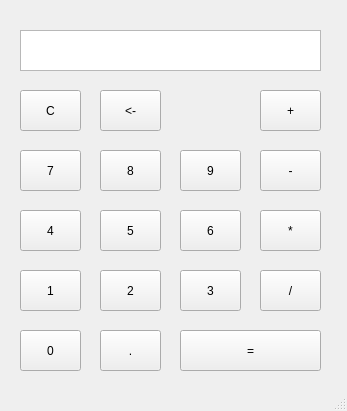
<?xml version="1.0" encoding="UTF-8"?>
<ui version="4.0">
 <class>MainWindow</class>
 <widget class="QMainWindow" name="MainWindow">
  <property name="geometry">
   <rect>
    <x>0</x>
    <y>0</y>
    <width>347</width>
    <height>411</height>
   </rect>
  </property>
  <property name="windowTitle">
   <string>Calculator Qt</string>
  </property>
  <property name="layoutDirection">
   <enum>Qt::LeftToRight</enum>
  </property>
  <widget class="QWidget" name="centralwidget">
   <widget class="QTextEdit" name="textEdit">
    <property name="geometry">
     <rect>
      <x>20</x>
      <y>30</y>
      <width>301</width>
      <height>41</height>
     </rect>
    </property>
    <property name="font">
     <font>
      <pointsize>12</pointsize>
     </font>
    </property>
    <property name="cursor" stdset="0">
     <cursorShape>ArrowCursor</cursorShape>
    </property>
    <property name="layoutDirection">
     <enum>Qt::LeftToRight</enum>
    </property>
    <property name="frameShape">
     <enum>QFrame::StyledPanel</enum>
    </property>
    <property name="readOnly">
     <bool>true</bool>
    </property>
    <property name="html">
     <string>&lt;!DOCTYPE HTML PUBLIC &quot;-//W3C//DTD HTML 4.0//EN&quot; &quot;http://www.w3.org/TR/REC-html40/strict.dtd&quot;&gt;
&lt;html&gt;&lt;head&gt;&lt;meta name=&quot;qrichtext&quot; content=&quot;1&quot; /&gt;&lt;style type=&quot;text/css&quot;&gt;
p, li { white-space: pre-wrap; }
&lt;/style&gt;&lt;/head&gt;&lt;body style=&quot; font-family:'MS Shell Dlg 2'; font-size:12pt; font-weight:400; font-style:normal;&quot;&gt;
&lt;p align=&quot;right&quot; style=&quot;-qt-paragraph-type:empty; margin-top:15px; margin-bottom:0px; margin-left:0px; margin-right:0px; -qt-block-indent:0; text-indent:0px; font-family:'MS Shell Dlg 2'; font-size:7.8pt;&quot;&gt;&lt;br /&gt;&lt;/p&gt;&lt;/body&gt;&lt;/html&gt;</string>
    </property>
   </widget>
   <widget class="QPushButton" name="pushButton_clear">
    <property name="geometry">
     <rect>
      <x>20</x>
      <y>90</y>
      <width>61</width>
      <height>41</height>
     </rect>
    </property>
    <property name="text">
     <string>C</string>
    </property>
   </widget>
   <widget class="QPushButton" name="pushButton_backspace">
    <property name="geometry">
     <rect>
      <x>100</x>
      <y>90</y>
      <width>61</width>
      <height>41</height>
     </rect>
    </property>
    <property name="text">
     <string>&lt;-</string>
    </property>
   </widget>
   <widget class="QPushButton" name="pushButton_number7">
    <property name="geometry">
     <rect>
      <x>20</x>
      <y>150</y>
      <width>61</width>
      <height>41</height>
     </rect>
    </property>
    <property name="text">
     <string>7</string>
    </property>
   </widget>
   <widget class="QPushButton" name="pushButton_number8">
    <property name="geometry">
     <rect>
      <x>100</x>
      <y>150</y>
      <width>61</width>
      <height>41</height>
     </rect>
    </property>
    <property name="text">
     <string>8</string>
    </property>
   </widget>
   <widget class="QPushButton" name="pushButton_number9">
    <property name="geometry">
     <rect>
      <x>180</x>
      <y>150</y>
      <width>61</width>
      <height>41</height>
     </rect>
    </property>
    <property name="text">
     <string>9</string>
    </property>
   </widget>
   <widget class="QPushButton" name="pushButton_number4">
    <property name="geometry">
     <rect>
      <x>20</x>
      <y>210</y>
      <width>61</width>
      <height>41</height>
     </rect>
    </property>
    <property name="text">
     <string>4</string>
    </property>
   </widget>
   <widget class="QPushButton" name="pushButton_number5">
    <property name="geometry">
     <rect>
      <x>100</x>
      <y>210</y>
      <width>61</width>
      <height>41</height>
     </rect>
    </property>
    <property name="text">
     <string>5</string>
    </property>
   </widget>
   <widget class="QPushButton" name="pushButton_number6">
    <property name="geometry">
     <rect>
      <x>180</x>
      <y>210</y>
      <width>61</width>
      <height>41</height>
     </rect>
    </property>
    <property name="text">
     <string>6</string>
    </property>
   </widget>
   <widget class="QPushButton" name="pushButton_number1">
    <property name="geometry">
     <rect>
      <x>20</x>
      <y>270</y>
      <width>61</width>
      <height>41</height>
     </rect>
    </property>
    <property name="text">
     <string>1</string>
    </property>
   </widget>
   <widget class="QPushButton" name="pushButton_number2">
    <property name="geometry">
     <rect>
      <x>100</x>
      <y>270</y>
      <width>61</width>
      <height>41</height>
     </rect>
    </property>
    <property name="text">
     <string>2</string>
    </property>
   </widget>
   <widget class="QPushButton" name="pushButton_number3">
    <property name="geometry">
     <rect>
      <x>180</x>
      <y>270</y>
      <width>61</width>
      <height>41</height>
     </rect>
    </property>
    <property name="text">
     <string>3</string>
    </property>
   </widget>
   <widget class="QPushButton" name="pushButton_div">
    <property name="geometry">
     <rect>
      <x>260</x>
      <y>270</y>
      <width>61</width>
      <height>41</height>
     </rect>
    </property>
    <property name="text">
     <string>/</string>
    </property>
   </widget>
   <widget class="QPushButton" name="pushButton_multi">
    <property name="geometry">
     <rect>
      <x>260</x>
      <y>210</y>
      <width>61</width>
      <height>41</height>
     </rect>
    </property>
    <property name="text">
     <string>*</string>
    </property>
   </widget>
   <widget class="QPushButton" name="pushButton_sub">
    <property name="geometry">
     <rect>
      <x>260</x>
      <y>150</y>
      <width>61</width>
      <height>41</height>
     </rect>
    </property>
    <property name="text">
     <string>-</string>
    </property>
   </widget>
   <widget class="QPushButton" name="pushButton_add">
    <property name="geometry">
     <rect>
      <x>260</x>
      <y>90</y>
      <width>61</width>
      <height>41</height>
     </rect>
    </property>
    <property name="text">
     <string>+</string>
    </property>
   </widget>
   <widget class="QPushButton" name="pushButton_dot">
    <property name="geometry">
     <rect>
      <x>100</x>
      <y>330</y>
      <width>61</width>
      <height>41</height>
     </rect>
    </property>
    <property name="text">
     <string>.</string>
    </property>
   </widget>
   <widget class="QPushButton" name="pushButton_number0">
    <property name="geometry">
     <rect>
      <x>20</x>
      <y>330</y>
      <width>61</width>
      <height>41</height>
     </rect>
    </property>
    <property name="text">
     <string>0</string>
    </property>
   </widget>
   <widget class="QPushButton" name="pushButton_equals">
    <property name="geometry">
     <rect>
      <x>180</x>
      <y>330</y>
      <width>141</width>
      <height>41</height>
     </rect>
    </property>
    <property name="text">
     <string>=</string>
    </property>
   </widget>
   <widget class="QLabel" name="lastOperation">
    <property name="geometry">
     <rect>
      <x>260</x>
      <y>10</y>
      <width>56</width>
      <height>16</height>
     </rect>
    </property>
    <property name="text">
     <string/>
    </property>
    <property name="textFormat">
     <enum>Qt::AutoText</enum>
    </property>
    <property name="alignment">
     <set>Qt::AlignRight|Qt::AlignTrailing|Qt::AlignVCenter</set>
    </property>
   </widget>
   <zorder>pushButton_number4</zorder>
   <zorder>textEdit</zorder>
   <zorder>pushButton_clear</zorder>
   <zorder>pushButton_backspace</zorder>
   <zorder>pushButton_number7</zorder>
   <zorder>pushButton_number8</zorder>
   <zorder>pushButton_number9</zorder>
   <zorder>pushButton_number5</zorder>
   <zorder>pushButton_number6</zorder>
   <zorder>pushButton_number1</zorder>
   <zorder>pushButton_number2</zorder>
   <zorder>pushButton_number3</zorder>
   <zorder>pushButton_div</zorder>
   <zorder>pushButton_multi</zorder>
   <zorder>pushButton_sub</zorder>
   <zorder>pushButton_add</zorder>
   <zorder>pushButton_dot</zorder>
   <zorder>pushButton_number0</zorder>
   <zorder>pushButton_equals</zorder>
   <zorder>lastOperation</zorder>
  </widget>
  <widget class="QStatusBar" name="statusbar"/>
 </widget>
 <resources/>
 <connections/>
</ui>
